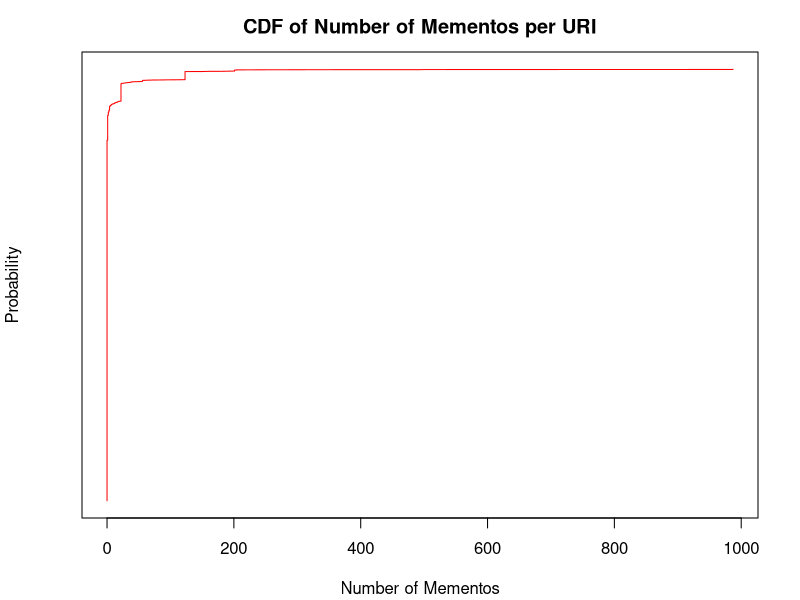
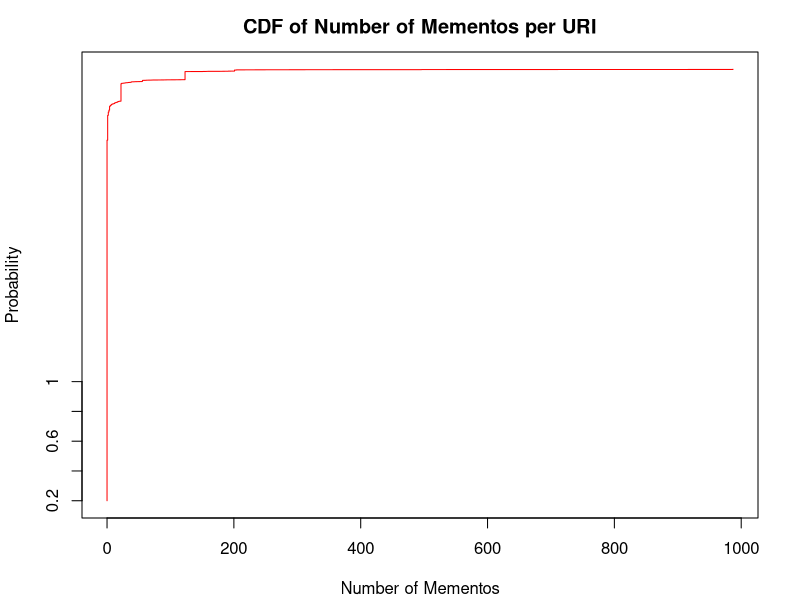

Here is the R script that generated these plots, in order:
library(RColorBrewer)

myData <- read.table('timemapsCountSorted.txt')
fullData = rep(myData[,1])

title <- "CDF of Number of Mementos per URI"
xlab <- "Number of Mementos"
ylab <- "Probability"

#pdf("memento_counts.pdf", height=4.0, width=4.5)

#extend margin
# default: c(5,4,4,2) + 0.1
# bottom, left, top, right
par(mar=c(4,4,2.5,2) + 0.1)

set.seed(1)
plot(fullData, 1:length(fullData), type="l", col="red", main=title, xlab=xlab, ylab=ylab, yaxt="n")
mp <- plot(fullData, 1:length(fullData), type="l", col="red", main=title, xlab=xlab, ylab=ylab, yaxt="n")
#mp <- plot(fullData, type="l", col="red", main=title, xlab=NA, ylab=NA, xaxt='n', yaxt='n')
#mtext(side=1, xlab, line=0.5)
axis(side=2, at=seq(1,2735,length.out=5), labels=seq(0.2,1,by=0.2))